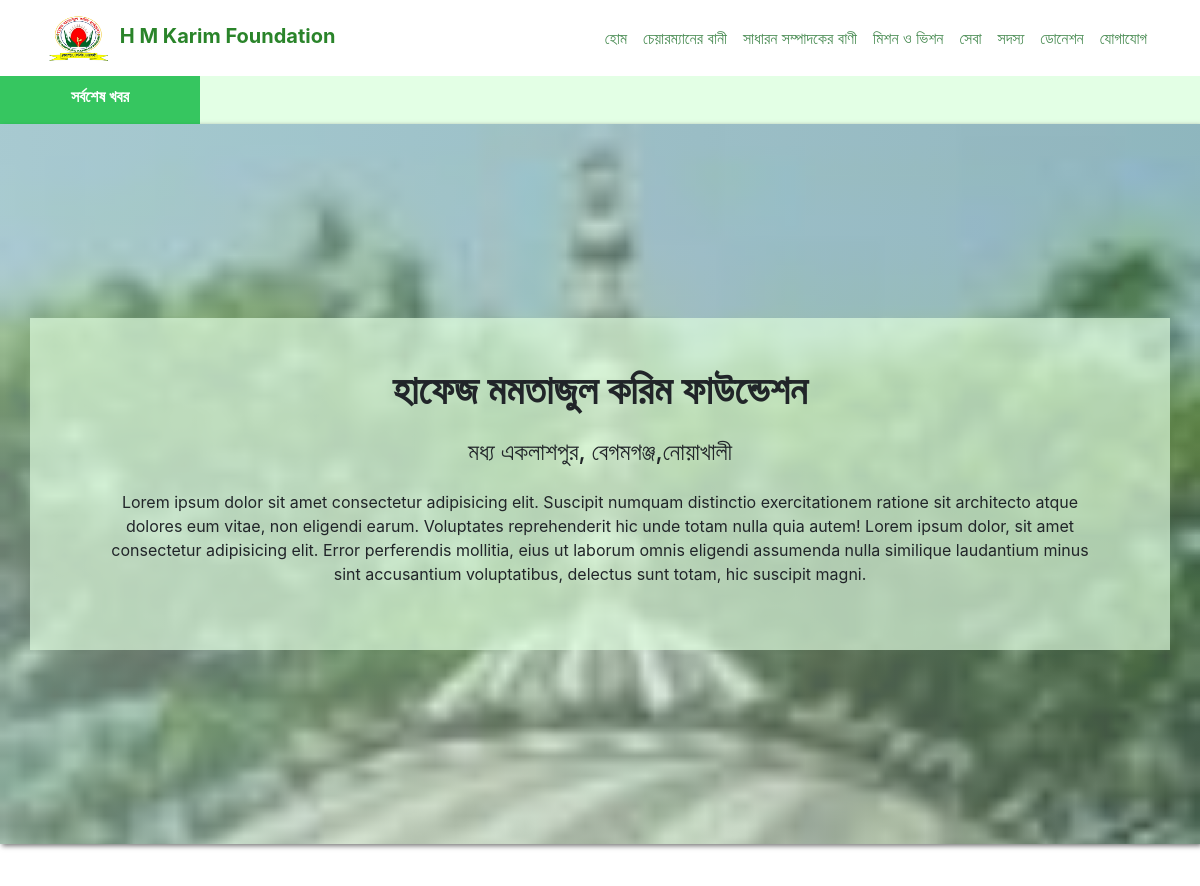
The app's page / (upper part), older data.
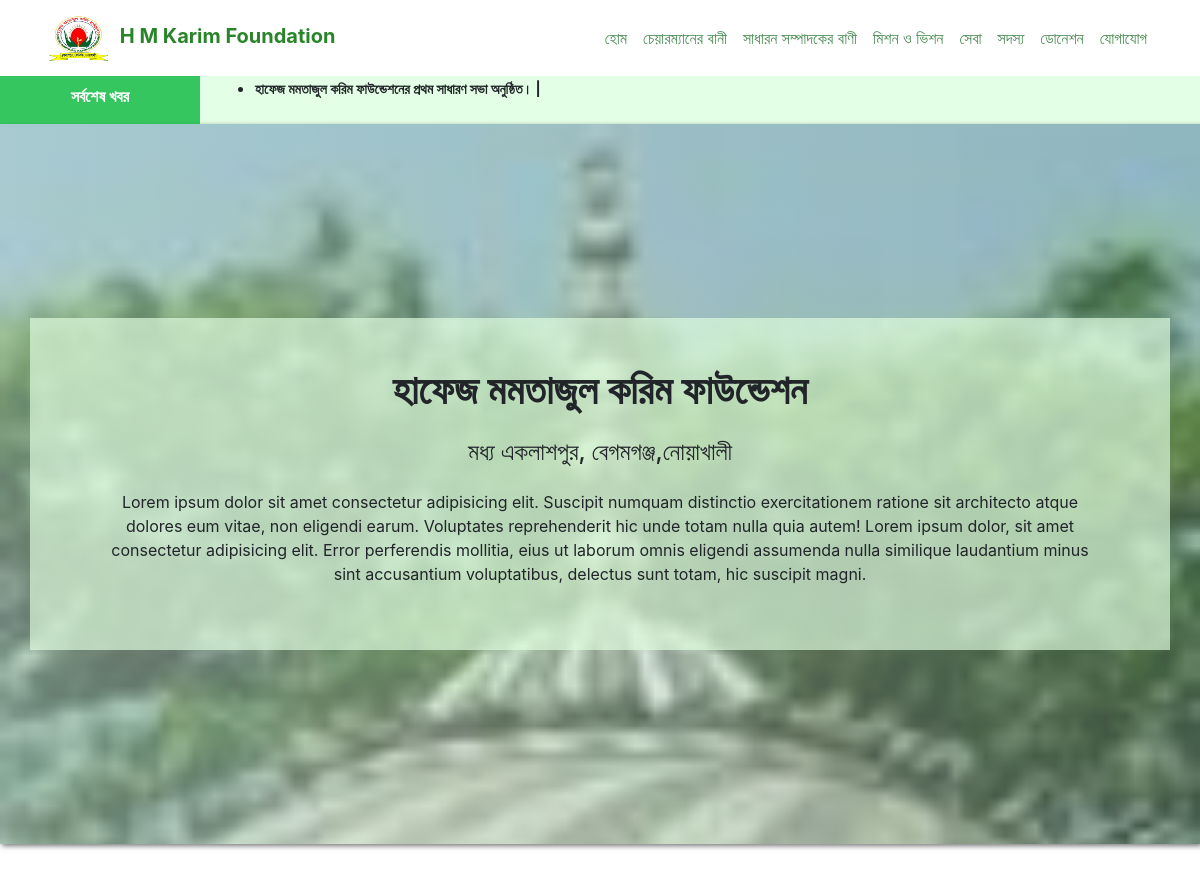
The same page, newer data.
### HM_FoundationApp/models.py (models this page shows, shortened)
class Add_News(models.Model):
    news = models.CharField(max_length=3168)

### HM_FoundationApp/views.py (the view)
# urls.py: path("",views.index,name='index'),
def index(request):
    anData = Add_News.objects.all()
    imageData = Add_Image.objects.all()
    data={
        'anData':anData,
        'imageData':imageData
    }
    return render(request,'index.html',data)

### templates/index.html (shortened to what this page needs)
{% include "header.html" %}
{% load static %}
<div class="container-fluid">
    <div class='row marquee '>
        <div class='col-3 col-md-2 news'>
          <p class='text-center pt-2 text-white '><b>সর্বশেষ খবর</b></p>
        </div>
        <div class='col-9 col-md-10  '>
          <marquee behavior='' direction=''>
            <ul>
                {% for n in anData %}
                <li><small><b>  {{n.news}}  |  </b></small></li>
                {% endfor %}
            </ul>
          </marquee>
         </div>
</div>
</div>
    <div id="home" class="d-flex flex-wrap align-content-center">
        <div class="container p-4 home-container">
            <div class="home text-center p-4 ">
                <h1 class="mb-4 font-weight-bold">হাফেজ মমতাজুল করিম ফাউন্ডেশন</h1>
                <h4 class="mb-4">মধ্য একলাশপুর, বেগমগঞ্জ,নোয়াখালী</h4>
                <p class="pl-4 pr-4">Lorem ipsum dolor sit amet consectetur adipisicing elit. Suscipit numquam distinctio exercitationem ratione sit architecto atque dolores eum vitae, non eligendi earum. Voluptates reprehenderit hic unde totam nulla quia autem! Lorem ipsum dolor, sit amet consectetur adipisicing elit. Error perferendis mollitia, eius ut laborum omnis eligendi assumenda nulla similique laudantium minus sint accusantium voluptatibus, delectus sunt totam, hic suscipit magni.</p>
            </div>
        </div>
    </div>
    <div class="container pb-4">
        <div class="row pb-4 text-center">
            <div class="col-sm-12 py-4 text-center">
                <h1 class="py-4">সেবা</h1>
            </div>
        </div>
    </div>
    {% include "footer.html" %}

Row changes from the older to the newer data that the page shows:
added Add_News: news "হাফেজ মমতাজুল করিম ফাউন্ডেশনের প্রথম সাধারণ সভা অনুষ্ঠিত।"
